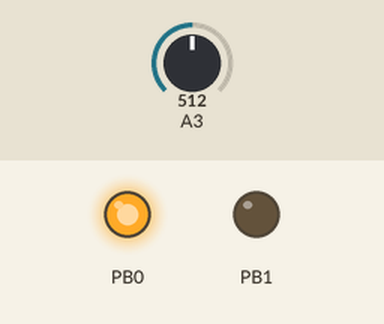
A sketch run on a simulated ATtiny85, built with avr-gcc and run on an emulated ATtiny85. Shown: output pins drawn as LEDs (lit = HIGH). The test bench sets the inputs (shaded band); at power-on: A3 = 512.

Above: at 1.3 s.
1.4 s: A3 set to 0
At 2.3 s:
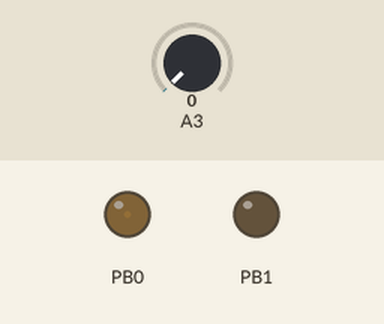
3.0 s: A3 set to 122
At 3.29 s:
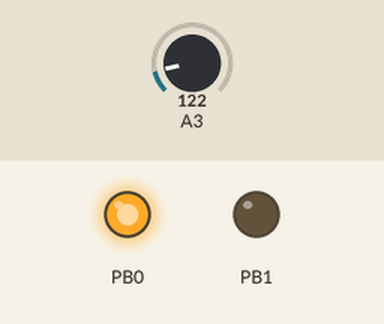
Timing chart, 0 to 12.1 s (numbered marks = the images above; inputs shaded):
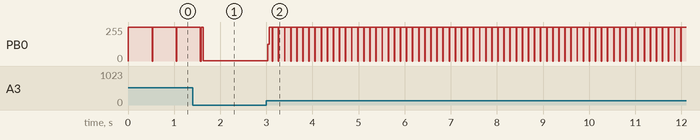

The sketch:

sketch_jul20a.ino
```cpp
int analogPin = PB3;
int val = 1;


void setup() {
  // put your setup code here, to run once:
  pinMode(PB0, OUTPUT);
  pinMode(PB1, OUTPUT);
  digitalWrite(PB1, LOW);
}

/*
void set_out(int i, int j) {
  digitalWrite(PB0, i);
  digitalWrite(PB1, j);
}
*/

void loop() {
  // put your main code here, to run repeatedly:
  /*
  digitalWrite(PB0, HIGH);
  //digitalWrite(PB1, HIGH);
  delay(10);
  digitalWrite(PB0, LOW);
  digitalWrite(PB1, LOW);
  delay(10);
  digitalWrite(PB0, HIGH);
  digitalWrite(PB1, HIGH);
  delay(10);
  digitalWrite(PB0, HIGH);
  digitalWrite(PB1, LOW);
  delay(10);
  */
  digitalWrite(PB0, LOW);
  //delay(100); // 0,8s
  delay(10);
  digitalWrite(PB0, HIGH);
  val = analogRead(analogPin);
  //val = val / 4;
  delay(val);
  //delay(100);
  /*
  set_out(LOW, LOW);
  val = analogRead(analogPin);
  val = val / 4;
  delay(10);
  set_out(HIGH, HIGH);
  delay(val);
  */
  //set_out(LOW, LOW);
  //delay(10);


}
```

Measured:
- after the input at 3.0 s, PB0: 2/255 → 127/255 at once, then moves between 0/255 and 255/255, repeating every 0.53 s
